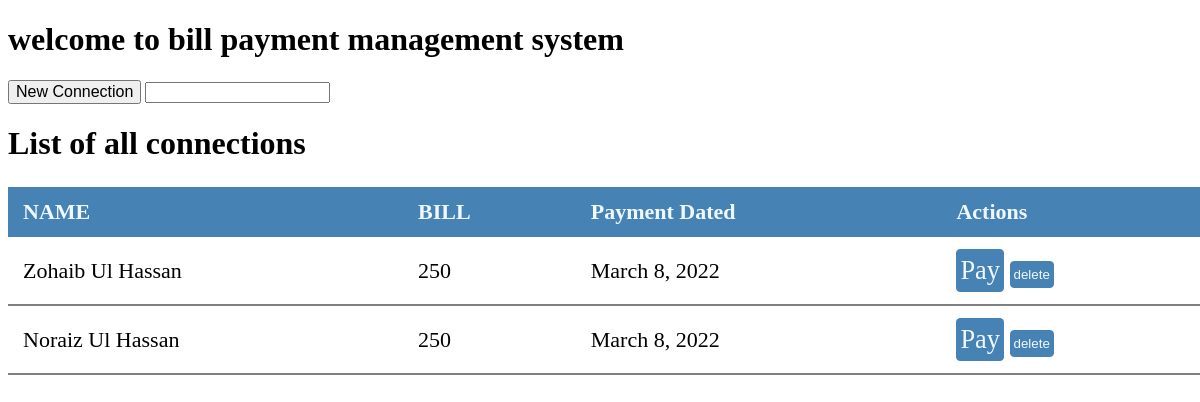
/home/ (signed in), run on an earlier commit of the app's database.
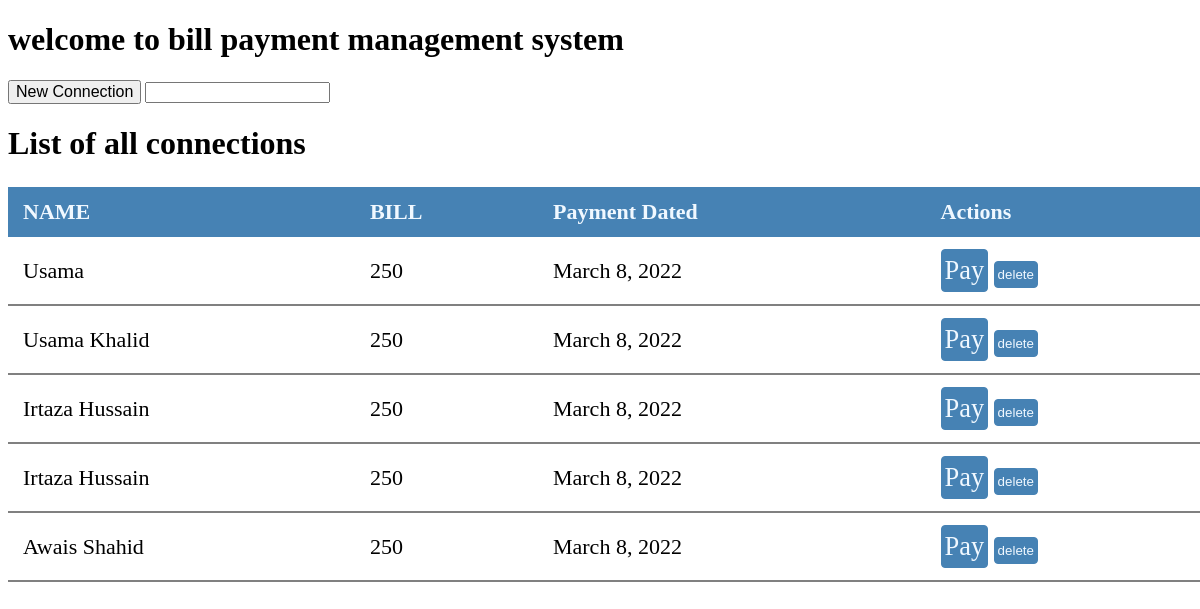
And on a later commit of the database.
### bill/models.py (models this page shows)
class Bnda(models.Model):
    name = models.CharField(max_length=50, blank=False)
    bill = models.IntegerField(default=250)
    paidDate = models.DateField()

### bill/views.py (the view)
# urls.py: path('home/', views.index, name='home'),
@login_required
def index(request):
    persons = Bnda.objects.all()
    content = {'persons': persons}
    return render(request, 'bill/index.html', content)

### bill/templates/bill/index.html (shortened to what this page needs)
<!DOCTYPE html>
<html lang="en">
<head>
</head>
<body>
    <h1>welcome to bill payment management system</h1>
    <div class="buttons">
        <button><a href="{% url 'newcon' %}">New Connection</a></button>
        <input type="search" name="search" id="search">
    </div>
    <h1>List of all connections</h1>
    <table class="table">
        <thead>
            <tr><th>NAME</th>
            <th>BILL</th>
            <th>Payment Dated</th>
            <th>Actions</th>
        </tr>
        </thead>
        <tbody>
            {% for person in persons %}
            <tr><td>{{ person.name }}</td>
                <td>{{ person.bill }}</td>
                <td>{{ person.paidDate }}</td>
                <td>
                    <a class="btn"href="{% url 'updatedata' person.id %}">Pay</a>
                    <form action="{% url 'deletedata' person.id %}" class="delete" method="post">
                        <input type="submit" value="delete" class="btn">
                    </form>
                </td>
            </tr>
            {% endfor %}
        </tbody></table>
</body>
</html>

### bill/templates/bill/index.html (style rules this page uses)
.table { border-collapse: collapse; min-width: 500px; font-size: 22px; margin: 25px 0; width: 100vw; }
.table thead tr { background-color: steelblue; color: aliceblue; text-align: left; font-weight: bold; }
.table th, .table td { padding: 12px 15px; }
.table tbody tr { border-bottom: 2px solid grey; text-transform: capitalize; }
a { text-decoration: none; color: black; font-size: larger; }
.delete { display: inline-block; }
.btn { display: inline-block; font-weight: 400; text-align: center; text-decoration: none; border: 1px solid steelblue; border-radius: 4px; padding: 5px 3px; background-color: steelblue; color: aliceblue; }

What changed in the data, as far as the page shows it:
removed Bnda: name "Zohaib Ul Hassan", bill "250", paidDate "March 8, 2022"
removed Bnda: name "Noraiz Ul Hassan", bill "250", paidDate "March 8, 2022"
added Bnda: name "Usama", bill "250", paidDate "March 8, 2022"
added Bnda: name "Usama Khalid", bill "250", paidDate "March 8, 2022"
added Bnda: name "Irtaza Hussain", bill "250", paidDate "March 8, 2022"
added Bnda: name "Irtaza Hussain", bill "250", paidDate "March 8, 2022"
added Bnda: name "Awais Shahid", bill "250", paidDate "March 8, 2022"
